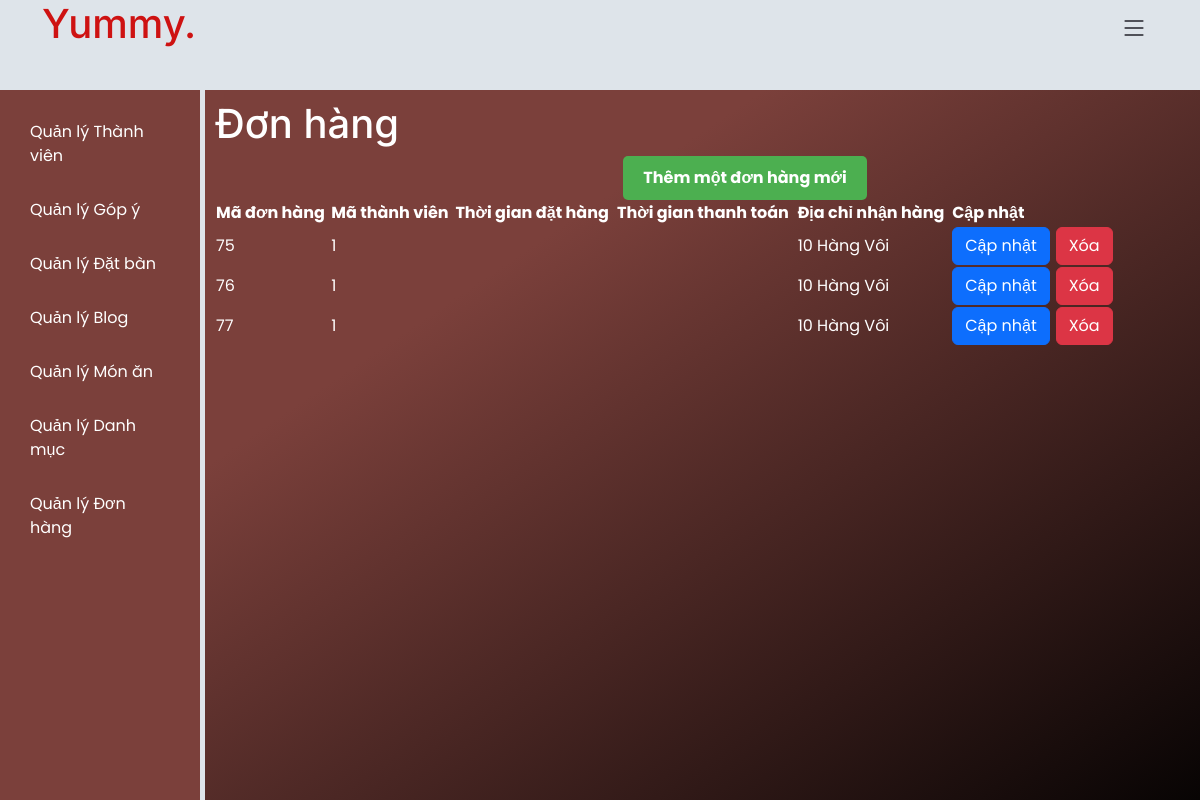
The app's page /admin/admin_home.php?page=admin_orders (signed in) with its own data.
### tables this page shows
CREATE TABLE `donhang` (
  `MaDonHang` int(11) NOT NULL,
  `MaThanhVien` int(11) NOT NULL,
  `MaPhuongThuc` int(11) NOT NULL,
  `TenNguoiNhan` varchar(255) NOT NULL,
  `DiaChiNhanHang` varchar(255) NOT NULL,
  `email` varchar(255) NOT NULL,
  `SDT` varchar(10) NOT NULL,
  `TrangThai` int(11) NOT NULL
);

### admin/admin_orders.php (the view, shortened to what this page needs)
<?php
require_once("../components/connection.php");
$sql = "SELECT * from donhang";
$result = $conn->query($sql);
?>
<!DOCTYPE html>
<html lang="en">
<head>
</head>
<body>
    <h1>Đơn hàng </h1>
    <center><a href="admin_home.php?page=admin_blogs_add" style="
        display: inline-block;
        padding: 10px 20px;
        color: white;
        background-color: #4CAF50;
        text-decoration: none;
        border-radius: 5px;
        font-size: 16px;
        font-weight: bold;
    ">Thêm một đơn hàng mới
    </a></center>
    <?php
    if ($result->num_rows > 0) {
        ?>
    <table width = 85%>
        <tr>
            <th>Mã đơn hàng</th>
            <th>Mã thành viên</th>
            <th>Thời gian đặt hàng</th>
            <th>Thời gian thanh toán</th>
            <th>Địa chỉ nhận hàng</th>
            <th>Cập nhật</th>
        </tr>
        <?php while($row = $result->fetch_assoc()): ?>
        <tr>
            <td><?php echo $row["MaDonHang"]; ?></td>
            <td><?php echo $row["MaThanhVien"]; ?></td>
            <td><?php echo $row["ThoiGianDatHang"]; ?></td>
            <td><?php echo $row["ThoiGianThanhToan"]; ?></td>
            <td><?php echo $row["DiaChiNhanHang"]; ?></td>
            <td><button type="button" class="btn btn-primary" onclick="window.location.href='admin_home.php?page=admin_orders_edit&madh=<?php echo $row['MaDonHang']; ?>'">Cập nhật</button> </td>
            <td><button type="button" class="btn btn-danger" onclick="if(confirm('Are you sure?')) window.location.href='admin_orders_delete.php?madh=<?php echo $row['MaDonHang']; ?>'">Xóa</button>            </td>
        </tr>
        <?php endwhile; ?>
    </table>
<?php
} else {
    echo " <tr> <h1> Không có Đơn hàng nào. </h1> </tr>";
}
?>
</body>
</html>

### assets/css/main.css (style rules this page uses)
:root { --font-default: "Open Sans", system-ui, -apple-system, "Segoe UI", Roboto, "Helvetica Neue", Arial, "Noto Sans", "Liberation Sans", sans-serif, "Apple Color Emoji", "Segoe UI Emoji", "Segoe UI Symbol", "Noto Color Emoji"; --font-primary: "Amatic SC", sans-serif; --font-secondary: "Inter", sans-serif; }
:root { --color-default: #212529; --color-primary: #ce1212; --color-secondary: #37373f; }
:root { scroll-behavior: smooth; }
body { font-family: var(--font-default); color: var(--color-default); }
a { color: var(--color-primary); text-decoration: none; }
h1, h2, h3, h4, h5, h6 { font-family: var(--font-secondary); }

### admin/admin_home.php (style rules this page uses)
body { font-family: Poppins, sans-serif; display: flex; background-color: #dee4ea; margin: 0; }

### records on screen
donhang: MaDonHang "75", MaThanhVien "1", DiaChiNhanHang "10 Hàng Vôi"
donhang: MaDonHang "76", MaThanhVien "1", DiaChiNhanHang "10 Hàng Vôi"
donhang: MaDonHang "77", MaThanhVien "1", DiaChiNhanHang "10 Hàng Vôi"
